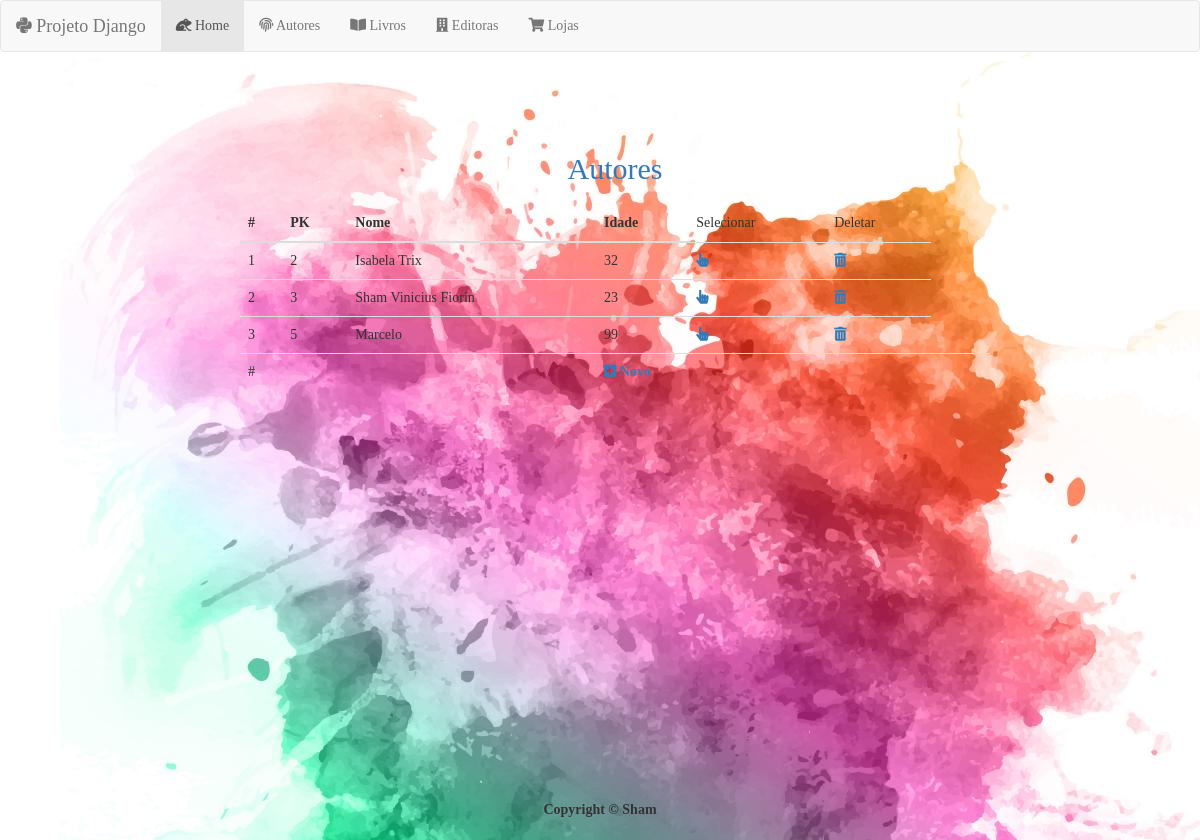
The app's page /autores/, older data.
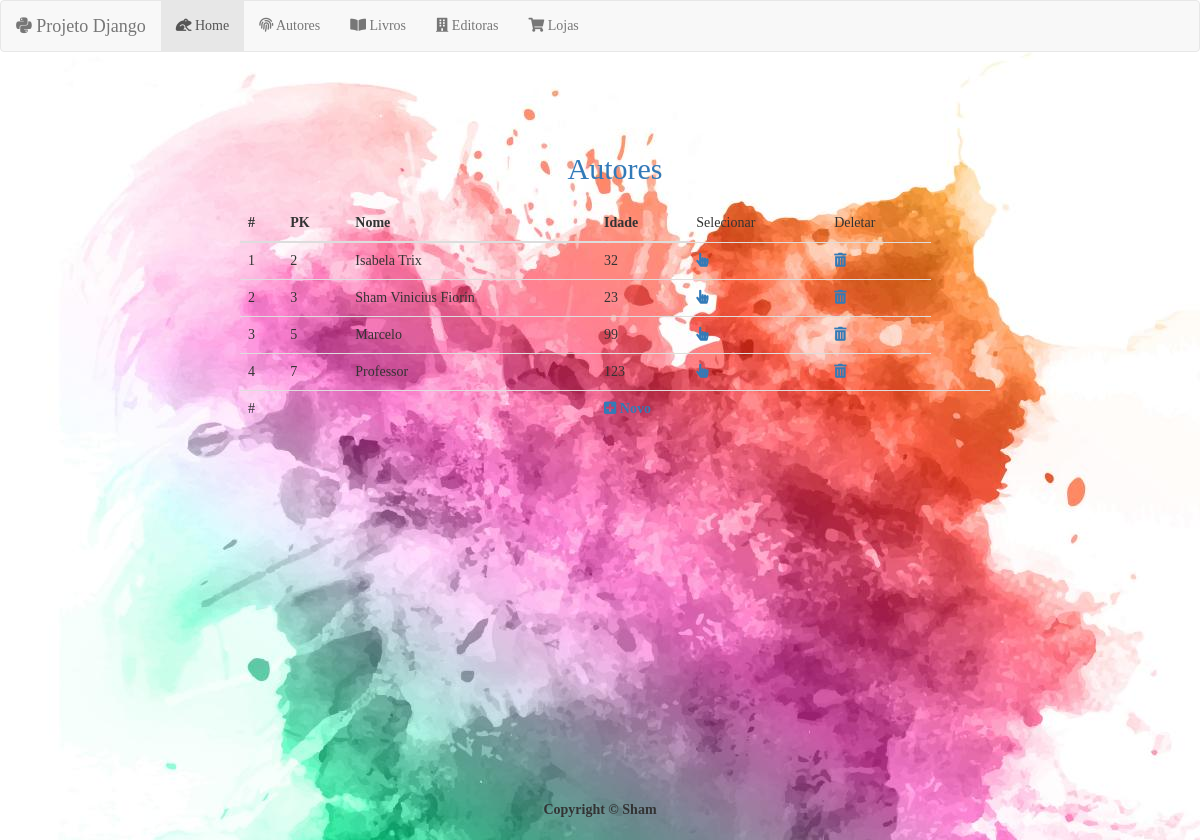
The same page, newer data.
### estoque/models.py (models this page shows, shortened)
class Autor(models.Model):
	nome = models.CharField(max_length=255)
	idade = models.IntegerField();

### estoque/views.py (the view)
# urls.py: path('autores/',views.AutorListView.as_view(), name='autor-list'),
class AutorListView(ModelFormMixin, ListView):
	fields = '__all__'
	model = Autor
	templete_name = 'estoque/autor_list.html'
	def get(self, request, *args, **kwargs):
		self.object = None
		return super().get(request, *args, **kwargs)

### estoque/templates/estoque/autor_list.html
{% extends 'estoque/base.html' %}
{% block content %}
<div class="container">
	<div class="text-center"><h2 class="text-primary title">Autores<h2></div>
	<div class="row">
		<div class="col-lg-2"></div>
		<div class="col-lg-8">
			<table class="table">
				<thead>
					<tr>
						<th scope="col">#</th>
						<th scope="col">PK</th>
						<th scope="col">Nome</th>
						<th scope="col">Idade</th>
						<td scope="col">Selecionar</td>
						<td scope="col">Deletar</td>
					</tr>
				</thead>
				<tbody>
					{% for obj in object_list %}
					<tr>
						<td scope="row">{{forloop.counter}}</td>
						<td>{{ obj.pk}}</td>
						<td> {{ obj.nome}} </td>
						<td> {{ obj.idade }} </td>
						<td> <a href="{% url 'autor-update' obj.pk %}"><i class="fas fa-hand-pointer"></i></a> </td>
						<td> <a href="{% url 'autor-delete' obj.pk %}"><i class="fas fa-trash-alt"></a></td>
					</tr>
					{% endfor %}
					<tr>
						<td scope="row">#</td>
						<td></td>
						<td></td>
						<td colspan="6"><a href="{% url 'autor-create'%}"><i class="fas fa-plus-square"> Novo</i></a></td>
						<td></td>
						<td></td>
					</tr>
				</tbody>
			</table>
		</div>
		<div class="col-lg-2"></div>
	</div>
</div>
{% endblock content %}

### estoque/templates/estoque/base.html (shortened to what this page needs)
<!DOCTYPE html>
<html ang="pt-br">
<head>
	<link rel="stylesheet" href="https://maxcdn.bootstrapcdn.com/bootstrap/3.3.7/css/bootstrap.min.css">
	<link rel="stylesheet" type="text/css" href="/static/css/styles.css">
	<link rel="stylesheet" href="https://use.fontawesome.com/releases/v5.3.1/css/all.css">
</head>
<body>
<nav class="navbar navbar-default">
  <div class="container-fluid">
    <div class="navbar-header">
      <a class="navbar-brand" href="/">
      	<i class="fab fa-python"></i>
      	Projeto Django
      </a>
    </div>
    <div class="collapse navbar-collapse" id="bs-example-navbar-collapse-1">
      <ul class="nav navbar-nav">
        <li class="active"><a href="/"><i class="fas fa-frog"></i> Home<span class="sr-only">(current)</span></a></li>
        <li><a id="" href="/autores"><i class="fas fa-fingerprint"></i> Autores</a></li>
        <li><a id="" href="/livros"><i class="fas fa-book-open"></i> Livros</a></li>
        <li><a id="" href="/editoras"><i class="fas fa-building"></i></i> Editoras</a></li>
        <li><a id="" href="/lojas"><i class="fas fa-shopping-cart"></i> Lojas</a></li>
    </div>
  </div>
</nav>
	<div class="container">
		{% block content%}{% endblock content %}
	</div>
<footer class="footer">
  <div class="container">
    <p class="text-dark text-center fixed-bottom"><b>Copyright &copy; Sham<b/></p>
  </div>
</footer>
</body>
</html>

### estoque/static/css/styles.css (style rules this page uses)
body { background-image: url("/static/img/6320.jpg"); font-family: serif; }
html { position: relative; min-height: 100%; }
body { margin-bottom: 60px; }
.footer { position: absolute; bottom: 0; width: 100%; height: 60px; line-height: 60px; background-color: transparent; }
body > .container { padding: 60px 15px 0; }
.footer > .container { padding-right: 15px; padding-left: 15px; }

Row changes from the older to the newer data that the page shows:
added Autor: pk "7", nome "Professor", idade "123"
